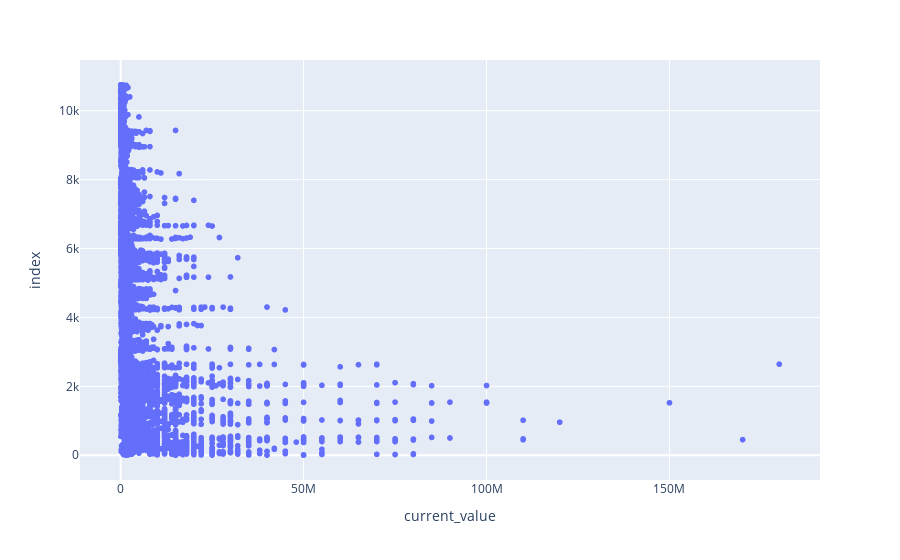

This figure's notebook cell:
### Code cell
fig = px.scatter(df_football, x='current_value')
fig.show()

### Figure 1 — Plotly figure (JSON) as saved in the notebook; plotly's stock layout.template omitted (floating-point values rounded to 4 significant figures; data arrays with more than 128 entries replaced by an {"elided": "..."} marker saying what was removed)
{"data": [{"hovertemplate": "current_value=%{x}<br>index=%{y}<extra></extra>", "legendgroup": "", "marker": {"color": "#636efa", "symbol": "circle"}, "mode": "markers", "name": "", "showlegend": false, "type": "scattergl", "x": {"elided": "7877 int values"}, "xaxis": "x", "y": {"elided": "7877 int values"}, "yaxis": "y"}], "layout": {"legend": {"tracegroupgap": 0}, "margin": {"t": 60}, "xaxis": {"anchor": "y", "domain": [0, 1], "title": {"text": "current_value"}}, "yaxis": {"anchor": "x", "domain": [0, 1], "title": {"text": "index"}}}}
